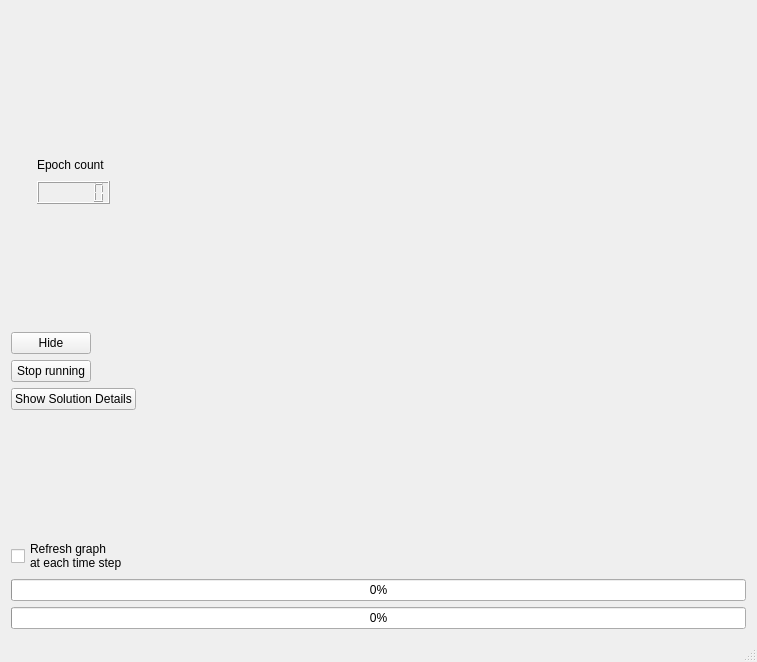
<?xml version="1.0" encoding="UTF-8"?>
<ui version="4.0">
 <class>runtimeWindow</class>
 <widget class="QMainWindow" name="runtimeWindow">
  <property name="geometry">
   <rect>
    <x>0</x>
    <y>0</y>
    <width>757</width>
    <height>662</height>
   </rect>
  </property>
  <property name="sizePolicy">
   <sizepolicy hsizetype="Preferred" vsizetype="Preferred">
    <horstretch>0</horstretch>
    <verstretch>0</verstretch>
   </sizepolicy>
  </property>
  <property name="minimumSize">
   <size>
    <width>270</width>
    <height>190</height>
   </size>
  </property>
  <property name="mouseTracking">
   <bool>true</bool>
  </property>
  <property name="windowTitle">
   <string>Simulation Status</string>
  </property>
  <widget class="QWidget" name="centralWidget">
   <layout class="QGridLayout" name="gridLayout">
    <item row="0" column="0">
     <layout class="QVBoxLayout" name="verticalLayout_4">
      <item>
       <widget class="QLabel" name="topLabel">
        <property name="font">
         <font>
          <pointsize>10</pointsize>
         </font>
        </property>
        <property name="mouseTracking">
         <bool>true</bool>
        </property>
        <property name="text">
         <string/>
        </property>
        <property name="alignment">
         <set>Qt::AlignCenter</set>
        </property>
       </widget>
      </item>
      <item>
       <layout class="QHBoxLayout" name="horizontalLayout_3">
        <item>
         <layout class="QVBoxLayout" name="verticalLayout">
          <item>
           <spacer name="verticalSpacer_3">
            <property name="orientation">
             <enum>Qt::Vertical</enum>
            </property>
            <property name="sizeHint" stdset="0">
             <size>
              <width>20</width>
              <height>40</height>
             </size>
            </property>
           </spacer>
          </item>
          <item>
           <layout class="QHBoxLayout" name="horizontalLayout_2">
            <item>
             <widget class="QLabel" name="label">
              <property name="sizePolicy">
               <sizepolicy hsizetype="Fixed" vsizetype="Preferred">
                <horstretch>0</horstretch>
                <verstretch>0</verstretch>
               </sizepolicy>
              </property>
              <property name="text">
               <string>Epoch count</string>
              </property>
             </widget>
            </item>
            <item>
             <spacer name="horizontalSpacer_3">
              <property name="orientation">
               <enum>Qt::Horizontal</enum>
              </property>
              <property name="sizeType">
               <enum>QSizePolicy::Preferred</enum>
              </property>
              <property name="sizeHint" stdset="0">
               <size>
                <width>5</width>
                <height>20</height>
               </size>
              </property>
             </spacer>
            </item>
           </layout>
          </item>
          <item>
           <layout class="QHBoxLayout" name="horizontalLayout">
            <item>
             <spacer name="horizontalSpacer_2">
              <property name="orientation">
               <enum>Qt::Horizontal</enum>
              </property>
              <property name="sizeType">
               <enum>QSizePolicy::Fixed</enum>
              </property>
              <property name="sizeHint" stdset="0">
               <size>
                <width>5</width>
                <height>20</height>
               </size>
              </property>
             </spacer>
            </item>
            <item>
             <widget class="QLCDNumber" name="lcdNumber">
              <property name="sizePolicy">
               <sizepolicy hsizetype="Fixed" vsizetype="Minimum">
                <horstretch>0</horstretch>
                <verstretch>0</verstretch>
               </sizepolicy>
              </property>
              <property name="digitCount">
               <number>6</number>
              </property>
             </widget>
            </item>
            <item>
             <spacer name="horizontalSpacer">
              <property name="orientation">
               <enum>Qt::Horizontal</enum>
              </property>
              <property name="sizeType">
               <enum>QSizePolicy::Fixed</enum>
              </property>
              <property name="sizeHint" stdset="0">
               <size>
                <width>5</width>
                <height>20</height>
               </size>
              </property>
             </spacer>
            </item>
           </layout>
          </item>
          <item>
           <spacer name="verticalSpacer">
            <property name="orientation">
             <enum>Qt::Vertical</enum>
            </property>
            <property name="sizeHint" stdset="0">
             <size>
              <width>20</width>
              <height>40</height>
             </size>
            </property>
           </spacer>
          </item>
          <item>
           <widget class="QPushButton" name="btnHide">
            <property name="sizePolicy">
             <sizepolicy hsizetype="Fixed" vsizetype="Fixed">
              <horstretch>0</horstretch>
              <verstretch>0</verstretch>
             </sizepolicy>
            </property>
            <property name="mouseTracking">
             <bool>true</bool>
            </property>
            <property name="text">
             <string>Hide</string>
            </property>
           </widget>
          </item>
          <item>
           <widget class="QPushButton" name="btnStop">
            <property name="sizePolicy">
             <sizepolicy hsizetype="Fixed" vsizetype="Fixed">
              <horstretch>0</horstretch>
              <verstretch>0</verstretch>
             </sizepolicy>
            </property>
            <property name="mouseTracking">
             <bool>true</bool>
            </property>
            <property name="text">
             <string>Stop running</string>
            </property>
           </widget>
          </item>
          <item>
           <widget class="QPushButton" name="btnSolutionDetails">
            <property name="sizePolicy">
             <sizepolicy hsizetype="Fixed" vsizetype="Fixed">
              <horstretch>0</horstretch>
              <verstretch>0</verstretch>
             </sizepolicy>
            </property>
            <property name="text">
             <string>Show Solution Details</string>
            </property>
           </widget>
          </item>
          <item>
           <spacer name="verticalSpacer_2">
            <property name="orientation">
             <enum>Qt::Vertical</enum>
            </property>
            <property name="sizeHint" stdset="0">
             <size>
              <width>20</width>
              <height>40</height>
             </size>
            </property>
           </spacer>
          </item>
          <item>
           <widget class="QCheckBox" name="refreshPlot">
            <property name="text">
             <string>Refresh graph 
at each time step</string>
            </property>
            <property name="checked">
             <bool>false</bool>
            </property>
           </widget>
          </item>
         </layout>
        </item>
        <item>
         <layout class="QVBoxLayout" name="verticalLayout_2">
          <item>
           <widget class="QCustomPlot" name="customPlot" native="true">
            <property name="sizePolicy">
             <sizepolicy hsizetype="Expanding" vsizetype="Expanding">
              <horstretch>0</horstretch>
              <verstretch>0</verstretch>
             </sizepolicy>
            </property>
           </widget>
          </item>
          <item>
           <widget class="QCustomPlot" name="customPlot2" native="true">
            <property name="sizePolicy">
             <sizepolicy hsizetype="Expanding" vsizetype="Expanding">
              <horstretch>0</horstretch>
              <verstretch>0</verstretch>
             </sizepolicy>
            </property>
           </widget>
          </item>
         </layout>
        </item>
       </layout>
      </item>
      <item>
       <layout class="QVBoxLayout" name="verticalLayout_3">
        <item>
         <widget class="QProgressBar" name="progressBar2">
          <property name="value">
           <number>0</number>
          </property>
         </widget>
        </item>
        <item>
         <widget class="QProgressBar" name="progressBar">
          <property name="value">
           <number>0</number>
          </property>
         </widget>
        </item>
       </layout>
      </item>
     </layout>
    </item>
   </layout>
  </widget>
  <widget class="QStatusBar" name="statusBar"/>
 </widget>
 <layoutdefault spacing="6" margin="11"/>
 <customwidgets>
  <customwidget>
   <class>QCustomPlot</class>
   <extends>QWidget</extends>
   <header location="global">qcustomplot.h</header>
   <container>1</container>
  </customwidget>
 </customwidgets>
 <tabstops>
  <tabstop>btnStop</tabstop>
 </tabstops>
 <resources/>
 <connections>
  <connection>
   <sender>btnHide</sender>
   <signal>clicked()</signal>
   <receiver>runtimeWindow</receiver>
   <slot>hide()</slot>
   <hints>
    <hint type="sourcelabel">
     <x>49</x>
     <y>351</y>
    </hint>
    <hint type="destinationlabel">
     <x>378</x>
     <y>330</y>
    </hint>
   </hints>
  </connection>
 </connections>
</ui>
